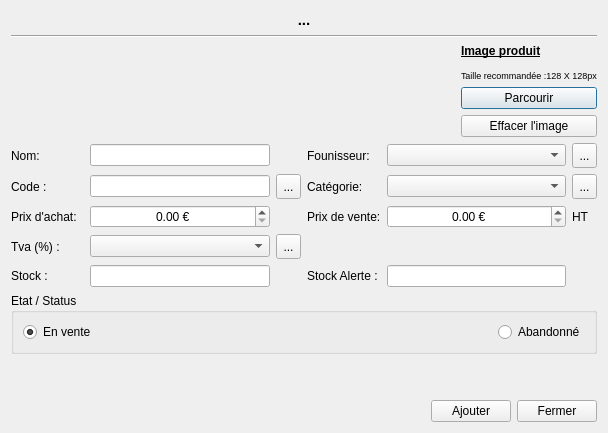
<?xml version="1.0" encoding="UTF-8"?>
<ui version="4.0">
 <class>DialogProduct</class>
 <widget class="QDialog" name="DialogProduct">
  <property name="geometry">
   <rect>
    <x>0</x>
    <y>0</y>
    <width>608</width>
    <height>433</height>
   </rect>
  </property>
  <property name="minimumSize">
   <size>
    <width>0</width>
    <height>0</height>
   </size>
  </property>
  <property name="windowTitle">
   <string>Produit</string>
  </property>
  <property name="windowIcon">
   <iconset resource="../ressources.qrc">
    <normaloff>:/app/products</normaloff>:/app/products</iconset>
  </property>
  <layout class="QVBoxLayout" name="verticalLayout_2">
   <item>
    <layout class="QVBoxLayout" name="verticalLayout">
     <item>
      <widget class="QLabel" name="labelTitle">
       <property name="font">
        <font>
         <pointsize>11</pointsize>
         <weight>75</weight>
         <bold>true</bold>
        </font>
       </property>
       <property name="text">
        <string>...</string>
       </property>
       <property name="alignment">
        <set>Qt::AlignCenter</set>
       </property>
       <property name="margin">
        <number>0</number>
       </property>
      </widget>
     </item>
     <item>
      <widget class="Line" name="line">
       <property name="orientation">
        <enum>Qt::Horizontal</enum>
       </property>
      </widget>
     </item>
     <item>
      <layout class="QHBoxLayout" name="horizontalLayout_image">
       <item>
        <widget class="QLabel" name="label_image">
         <property name="text">
          <string/>
         </property>
         <property name="pixmap">
          <pixmap resource="../ressources.qrc">:/app/products</pixmap>
         </property>
        </widget>
       </item>
       <item>
        <spacer name="horizontalSpacer_3">
         <property name="orientation">
          <enum>Qt::Horizontal</enum>
         </property>
         <property name="sizeHint" stdset="0">
          <size>
           <width>40</width>
           <height>20</height>
          </size>
         </property>
        </spacer>
       </item>
       <item>
        <layout class="QVBoxLayout" name="verticalLayout_image">
         <item>
          <widget class="QLabel" name="label_txtImg">
           <property name="text">
            <string>&lt;html&gt;&lt;head/&gt;&lt;body&gt;&lt;p&gt;&lt;span style=&quot; font-family:'Ubuntu'; font-size:9pt; font-weight:600; text-decoration: underline;&quot;&gt;Image produit&lt;/span&gt;&lt;/p&gt;&lt;p&gt;&lt;span style=&quot; font-family:'Ubuntu'; font-size:7pt;&quot;&gt;Taille recommandée :128 X 128px&lt;/span&gt;&lt;/p&gt;&lt;/body&gt;&lt;/html&gt;</string>
           </property>
          </widget>
         </item>
         <item>
          <widget class="QPushButton" name="pushButton_image">
           <property name="text">
            <string>Parcourir</string>
           </property>
          </widget>
         </item>
         <item>
          <widget class="QPushButton" name="pushButton_ClearImage">
           <property name="text">
            <string>Effacer l'image</string>
           </property>
           <property name="icon">
            <iconset resource="../ressources.qrc">
             <normaloff>:/app/quit</normaloff>:/app/quit</iconset>
           </property>
          </widget>
         </item>
        </layout>
       </item>
      </layout>
     </item>
     <item>
      <layout class="QGridLayout" name="gridLayout">
       <item row="1" column="6">
        <widget class="QToolButton" name="toolButton_editCategorie">
         <property name="minimumSize">
          <size>
           <width>25</width>
           <height>25</height>
          </size>
         </property>
         <property name="toolTip">
          <string>Editer les catégories</string>
         </property>
         <property name="text">
          <string>...</string>
         </property>
         <property name="icon">
          <iconset resource="../ressources.qrc">
           <normaloff>:/app/Edit</normaloff>:/app/Edit</iconset>
         </property>
        </widget>
       </item>
       <item row="2" column="4">
        <widget class="QLabel" name="label_3">
         <property name="text">
          <string>Prix de vente:</string>
         </property>
        </widget>
       </item>
       <item row="0" column="6">
        <widget class="QToolButton" name="toolButton_editProvider">
         <property name="minimumSize">
          <size>
           <width>25</width>
           <height>25</height>
          </size>
         </property>
         <property name="toolTip">
          <string>Editer les fournisseurs</string>
         </property>
         <property name="text">
          <string>...</string>
         </property>
         <property name="icon">
          <iconset resource="../ressources.qrc">
           <normaloff>:/app/Edit</normaloff>:/app/Edit</iconset>
         </property>
        </widget>
       </item>
       <item row="4" column="4">
        <widget class="QLabel" name="label_6">
         <property name="text">
          <string>Stock Alerte :</string>
         </property>
        </widget>
       </item>
       <item row="0" column="4">
        <widget class="QLabel" name="label_2">
         <property name="text">
          <string>Founisseur: </string>
         </property>
        </widget>
       </item>
       <item row="3" column="1">
        <widget class="QLabel" name="label_titletax">
         <property name="text">
          <string>Tva (%) :</string>
         </property>
        </widget>
       </item>
       <item row="0" column="5">
        <widget class="QComboBox" name="comboBox_providers">
         <property name="minimumSize">
          <size>
           <width>100</width>
           <height>0</height>
          </size>
         </property>
         <property name="maximumSize">
          <size>
           <width>16777215</width>
           <height>16777215</height>
          </size>
         </property>
        </widget>
       </item>
       <item row="2" column="1">
        <widget class="QLabel" name="label_7">
         <property name="text">
          <string>Prix d'achat:  </string>
         </property>
        </widget>
       </item>
       <item row="3" column="2">
        <widget class="QComboBox" name="comboBox_tax">
         <property name="minimumSize">
          <size>
           <width>100</width>
           <height>0</height>
          </size>
         </property>
         <property name="maximumSize">
          <size>
           <width>16777215</width>
           <height>16777215</height>
          </size>
         </property>
         <property name="editable">
          <bool>false</bool>
         </property>
        </widget>
       </item>
       <item row="2" column="6">
        <widget class="QLabel" name="label_tax">
         <property name="text">
          <string>HT</string>
         </property>
        </widget>
       </item>
       <item row="4" column="2">
        <widget class="QLineEdit" name="lineEdit_stock">
         <property name="minimumSize">
          <size>
           <width>100</width>
           <height>0</height>
          </size>
         </property>
         <property name="maximumSize">
          <size>
           <width>16777215</width>
           <height>16777215</height>
          </size>
         </property>
         <property name="inputMask">
          <string/>
         </property>
         <property name="text">
          <string/>
         </property>
         <property name="maxLength">
          <number>5</number>
         </property>
         <property name="alignment">
          <set>Qt::AlignCenter</set>
         </property>
         <property name="clearButtonEnabled">
          <bool>true</bool>
         </property>
        </widget>
       </item>
       <item row="1" column="2">
        <widget class="QLineEdit" name="lineEdit_code">
         <property name="minimumSize">
          <size>
           <width>100</width>
           <height>0</height>
          </size>
         </property>
         <property name="maximumSize">
          <size>
           <width>16777215</width>
           <height>16777215</height>
          </size>
         </property>
         <property name="maxLength">
          <number>64</number>
         </property>
         <property name="clearButtonEnabled">
          <bool>true</bool>
         </property>
        </widget>
       </item>
       <item row="0" column="1">
        <widget class="QLabel" name="label_9">
         <property name="text">
          <string>Nom: </string>
         </property>
        </widget>
       </item>
       <item row="2" column="5">
        <widget class="QDoubleSpinBox" name="doubleSpinBox_price">
         <property name="alignment">
          <set>Qt::AlignCenter</set>
         </property>
         <property name="suffix">
          <string> €</string>
         </property>
         <property name="maximum">
          <double>999999.000000000000000</double>
         </property>
        </widget>
       </item>
       <item row="2" column="2">
        <widget class="QDoubleSpinBox" name="doubleSpinBox_buyingPrice">
         <property name="alignment">
          <set>Qt::AlignCenter</set>
         </property>
         <property name="suffix">
          <string> €</string>
         </property>
         <property name="maximum">
          <double>999999.000000000000000</double>
         </property>
        </widget>
       </item>
       <item row="0" column="2">
        <widget class="QLineEdit" name="lineEdit_description">
         <property name="minimumSize">
          <size>
           <width>100</width>
           <height>0</height>
          </size>
         </property>
         <property name="maximumSize">
          <size>
           <width>16777215</width>
           <height>16777215</height>
          </size>
         </property>
         <property name="maxLength">
          <number>256</number>
         </property>
         <property name="clearButtonEnabled">
          <bool>true</bool>
         </property>
        </widget>
       </item>
       <item row="1" column="5">
        <widget class="QComboBox" name="comboBox_categories">
         <property name="minimumSize">
          <size>
           <width>100</width>
           <height>0</height>
          </size>
         </property>
         <property name="maximumSize">
          <size>
           <width>16777215</width>
           <height>16777215</height>
          </size>
         </property>
        </widget>
       </item>
       <item row="4" column="5">
        <widget class="QLineEdit" name="lineEdit_stockAlert">
         <property name="minimumSize">
          <size>
           <width>100</width>
           <height>0</height>
          </size>
         </property>
         <property name="maximumSize">
          <size>
           <width>16777215</width>
           <height>16777215</height>
          </size>
         </property>
         <property name="inputMask">
          <string/>
         </property>
         <property name="text">
          <string/>
         </property>
         <property name="maxLength">
          <number>5</number>
         </property>
         <property name="alignment">
          <set>Qt::AlignCenter</set>
         </property>
         <property name="clearButtonEnabled">
          <bool>true</bool>
         </property>
        </widget>
       </item>
       <item row="1" column="4">
        <widget class="QLabel" name="label_8">
         <property name="text">
          <string>Catégorie: </string>
         </property>
        </widget>
       </item>
       <item row="4" column="1">
        <widget class="QLabel" name="label_5">
         <property name="text">
          <string>Stock :</string>
         </property>
        </widget>
       </item>
       <item row="1" column="1">
        <widget class="QLabel" name="label">
         <property name="text">
          <string>Code :</string>
         </property>
        </widget>
       </item>
       <item row="1" column="3">
        <widget class="QToolButton" name="toolButton_autoCode">
         <property name="minimumSize">
          <size>
           <width>25</width>
           <height>25</height>
          </size>
         </property>
         <property name="toolTip">
          <string>Générer un code</string>
         </property>
         <property name="text">
          <string>...</string>
         </property>
         <property name="icon">
          <iconset resource="../ressources.qrc">
           <normaloff>:/app/config</normaloff>:/app/config</iconset>
         </property>
        </widget>
       </item>
       <item row="3" column="3">
        <widget class="QToolButton" name="toolButton_editTax">
         <property name="minimumSize">
          <size>
           <width>25</width>
           <height>25</height>
          </size>
         </property>
         <property name="toolTip">
          <string>Editer les TAX</string>
         </property>
         <property name="text">
          <string>...</string>
         </property>
         <property name="icon">
          <iconset resource="../ressources.qrc">
           <normaloff>:/app/Edit</normaloff>:/app/Edit</iconset>
         </property>
        </widget>
       </item>
      </layout>
     </item>
     <item>
      <widget class="QGroupBox" name="groupBox">
       <property name="title">
        <string>Etat / Status</string>
       </property>
       <layout class="QHBoxLayout" name="horizontalLayout_3">
        <item>
         <layout class="QHBoxLayout" name="horizontalLayout">
          <item>
           <widget class="QRadioButton" name="radioButton_OK">
            <property name="text">
             <string>En vente</string>
            </property>
            <property name="icon">
             <iconset resource="../ressources.qrc">
              <normaloff>:/app/On</normaloff>:/app/On</iconset>
            </property>
            <property name="checked">
             <bool>true</bool>
            </property>
           </widget>
          </item>
          <item>
           <spacer name="horizontalSpacer">
            <property name="orientation">
             <enum>Qt::Horizontal</enum>
            </property>
            <property name="sizeHint" stdset="0">
             <size>
              <width>40</width>
              <height>20</height>
             </size>
            </property>
           </spacer>
          </item>
          <item>
           <widget class="QRadioButton" name="radioButton_Discontinued">
            <property name="text">
             <string>Abandonné</string>
            </property>
            <property name="icon">
             <iconset resource="../ressources.qrc">
              <normaloff>:/app/quit</normaloff>:/app/quit</iconset>
            </property>
           </widget>
          </item>
         </layout>
        </item>
       </layout>
      </widget>
     </item>
    </layout>
   </item>
   <item>
    <spacer name="verticalSpacer">
     <property name="orientation">
      <enum>Qt::Vertical</enum>
     </property>
     <property name="sizeHint" stdset="0">
      <size>
       <width>20</width>
       <height>40</height>
      </size>
     </property>
    </spacer>
   </item>
   <item>
    <layout class="QHBoxLayout" name="horizontalLayout_2">
     <item>
      <spacer name="horizontalSpacer_2">
       <property name="orientation">
        <enum>Qt::Horizontal</enum>
       </property>
       <property name="sizeHint" stdset="0">
        <size>
         <width>40</width>
         <height>20</height>
        </size>
       </property>
      </spacer>
     </item>
     <item>
      <widget class="QPushButton" name="pushButton_add_edit">
       <property name="text">
        <string>Ajouter</string>
       </property>
      </widget>
     </item>
     <item>
      <widget class="QPushButton" name="pushButton_close">
       <property name="text">
        <string>Fermer</string>
       </property>
       <property name="icon">
        <iconset resource="../ressources.qrc">
         <normaloff>:/app/quit</normaloff>:/app/quit</iconset>
       </property>
      </widget>
     </item>
    </layout>
   </item>
  </layout>
 </widget>
 <tabstops>
  <tabstop>lineEdit_description</tabstop>
  <tabstop>comboBox_providers</tabstop>
  <tabstop>toolButton_editProvider</tabstop>
  <tabstop>lineEdit_code</tabstop>
  <tabstop>toolButton_autoCode</tabstop>
  <tabstop>comboBox_categories</tabstop>
  <tabstop>toolButton_editCategorie</tabstop>
  <tabstop>doubleSpinBox_buyingPrice</tabstop>
  <tabstop>doubleSpinBox_price</tabstop>
  <tabstop>comboBox_tax</tabstop>
  <tabstop>toolButton_editTax</tabstop>
  <tabstop>lineEdit_stock</tabstop>
  <tabstop>lineEdit_stockAlert</tabstop>
  <tabstop>radioButton_OK</tabstop>
  <tabstop>radioButton_Discontinued</tabstop>
  <tabstop>pushButton_add_edit</tabstop>
  <tabstop>pushButton_close</tabstop>
 </tabstops>
 <resources>
  <include location="../ressources.qrc"/>
 </resources>
 <connections/>
</ui>
